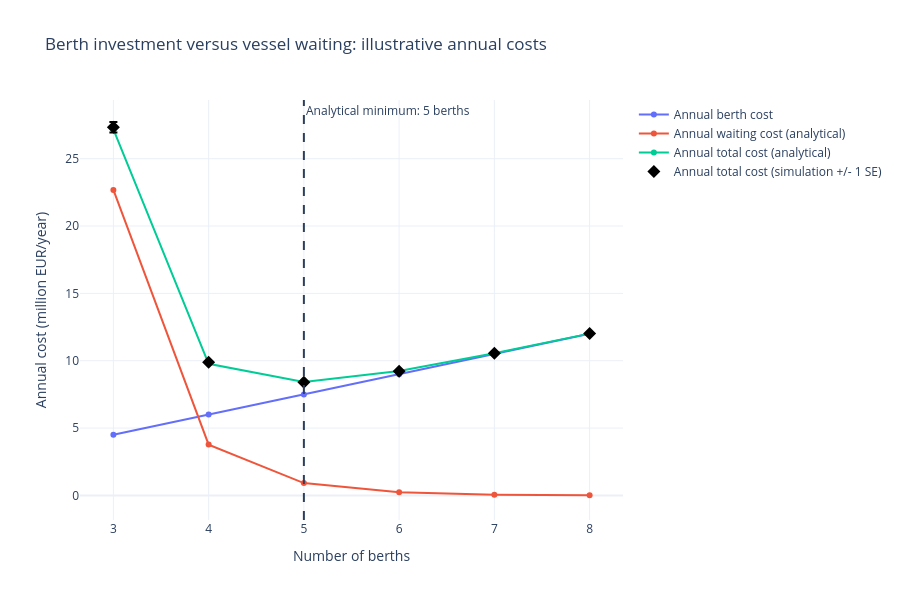

Write notebook code for a chart like this one.
### Markdown cell above
## 4. Find the least-cost candidate

Enumerate the stable candidates rather than applying a continuous optimiser to an integer decision. Plot annual berth cost, waiting cost and their sum. The simulation markers show **one standard error** of the estimated total cost. An empirical minimum is not proof that one layout is better when differences are small relative to uncertainty.

The optimum is only over the candidate range and assumptions above. If a minimum occurs at the largest candidate, extend the range before claiming a global optimum.

### Code cell
stable = planning.loc[stable_servers]
analytical_optimum = int(stable['analytical total cost (EUR/year)'].idxmin())
simulated_optimum = int(stable['simulated total cost (EUR/year)'].idxmin())
print(f'Analytical least-cost candidate: {analytical_optimum} berths')
print(f'Simulation least-cost candidate: {simulated_optimum} berths')
print(f'Analytical annual cost at its minimum: EUR {stable.loc[analytical_optimum, "analytical total cost (EUR/year)"]:,.0f}')
if max(analytical_optimum, simulated_optimum) == max(servers):
    print('Minimum at upper candidate boundary: extend servers to check larger layouts.')

fig = go.Figure()
for column, label in [('berth cost (EUR/year)', 'Annual berth cost'),
                      ('analytical waiting cost (EUR/year)', 'Annual waiting cost (analytical)'),
                      ('analytical total cost (EUR/year)', 'Annual total cost (analytical)')]:
    fig.add_scatter(x=stable.index, y=stable[column] / 1e6, mode='lines+markers', name=label)
fig.add_scatter(x=stable.index, y=stable['simulated total cost (EUR/year)'] / 1e6, mode='markers',
                marker=dict(color='black', symbol='diamond', size=10), name='Annual total cost (simulation +/- 1 SE)',
                error_y=dict(type='data', array=stable['total cost standard error (EUR/year)'] / 1e6))
fig.add_vline(x=analytical_optimum, line_dash='dash', annotation_text=f'Analytical minimum: {analytical_optimum} berths')
fig.update_layout(title='Berth investment versus vessel waiting: illustrative annual costs',
                  xaxis=dict(title='Number of berths', dtick=1), yaxis_title='Annual cost (million EUR/year)',
                  template='plotly_white', height=600)
fig.show()

### Figure 1 — Plotly figure (JSON) as saved in the notebook; plotly's stock layout.template omitted (floating-point values rounded to 4 significant figures)
{"data": [{"mode": "lines+markers", "name": "Annual berth cost", "type": "scatter", "x": [3, 4, 5, 6, 7, 8], "y": [4.5, 6.0, 7.5, 9.0, 10.5, 12.0]}, {"mode": "lines+markers", "name": "Annual waiting cost (analytical)", "type": "scatter", "x": [3, 4, 5, 6, 7, 8], "y": [22.68, 3.772, 0.9178, 0.2333, 0.05736, 0.01328]}, {"mode": "lines+markers", "name": "Annual total cost (analytical)", "type": "scatter", "x": [3, 4, 5, 6, 7, 8], "y": [27.18, 9.772, 8.418, 9.233, 10.56, 12.01]}, {"error_y": {"array": [0.3904, 0.05355, 0.0162, 0.001064, 0.002758, 0.001483], "type": "data"}, "marker": {"color": "black", "size": 10, "symbol": "diamond"}, "mode": "markers", "name": "Annual total cost (simulation +/- 1 SE)", "type": "scatter", "x": [3, 4, 5, 6, 7, 8], "y": [27.33, 9.887, 8.404, 9.218, 10.56, 12.01]}], "layout": {"annotations": [{"showarrow": false, "text": "Analytical minimum: 5 berths", "x": 5, "xanchor": "left", "xref": "x", "y": 1, "yanchor": "top", "yref": "y domain"}], "height": 600, "shapes": [{"line": {"dash": "dash"}, "type": "line", "x0": 5, "x1": 5, "xref": "x", "y0": 0, "y1": 1, "yref": "y domain"}], "title": {"text": "Berth investment versus vessel waiting: illustrative annual costs"}, "xaxis": {"dtick": 1, "title": {"text": "Number of berths"}}, "yaxis": {"title": {"text": "Annual cost (million EUR/year)"}}}}
